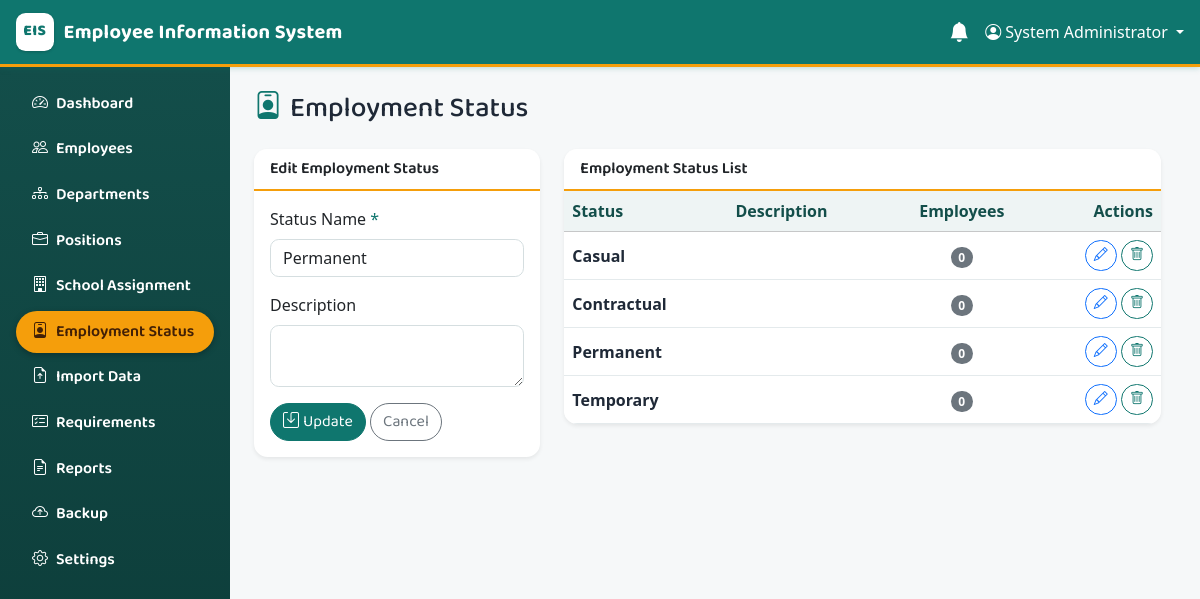
The app's page /modules/employment_statuses/index.php?edit=1 (signed in) with its own data.
### tables this page shows
CREATE TABLE `employment_statuses` (
  `employment_status_id` int unsigned NOT NULL AUTO_INCREMENT,
  `status_name` varchar(50) NOT NULL,
  `description` varchar(255) DEFAULT NULL,
  PRIMARY KEY (`employment_status_id`),
  UNIQUE KEY `uq_employment_statuses_name` (`status_name`)
);

### includes/functions.php (called while the page is built, shortened)
<?php
function e(?string $value): string
{
    return htmlspecialchars($value ?? '', ENT_QUOTES, 'UTF-8');
}

### modules/employment_statuses/index.php (the view, shortened to what this page needs)
<?php
require_once __DIR__ . '/../../config/app.php';
$editing = null;
if (isset($_GET['edit'])) {
    $stmt = $pdo->prepare('SELECT * FROM employment_statuses WHERE employment_status_id = ?');
    $stmt->execute([(int)$_GET['edit']]);
    $editing = $stmt->fetch() ?: null;
}
$statuses = $pdo->query(
    'SELECT s.employment_status_id, s.status_name, s.description,
            COUNT(e.employee_id) AS employee_count
     FROM employment_statuses s
     LEFT JOIN employees e ON e.employment_status_id = s.employment_status_id
     GROUP BY s.employment_status_id, s.status_name, s.description
     ORDER BY s.status_name'
)->fetchAll();
require __DIR__ . '/../../includes/header.php';
?>
<div class="d-flex justify-content-between align-items-center mb-4">
    <h1 class="h3 mb-0"><i class="bi bi-person-badge me-2"></i>Employment Status</h1>
</div>
<div class="row g-4">
    <div class="col-lg-4">
        <div class="card shadow-sm">
            <div class="card-header bg-white fw-semibold">
                <?= $editing ? 'Edit Employment Status' : 'Add Employment Status' ?>
            </div>
            <div class="card-body">
                <form method="post" action="save.php">
                    <div class="mb-3">
                        <label class="form-label" for="status_name">Status Name <span class="text-danger">*</span></label>
                        <input type="text" class="form-control" id="status_name" name="status_name"
                               maxlength="50" required placeholder="e.g. Permanent"
                               value="<?= e($editing['status_name'] ?? '') ?>">
                    </div>
                    <div class="mb-3">
                        <label class="form-label" for="description">Description</label>
                        <textarea class="form-control" id="description" name="description" rows="2"
                                  maxlength="255"><?= e($editing['description'] ?? '') ?></textarea>
                    </div>
                    <button type="submit" class="btn btn-danger">
                        <i class="bi bi-save me-1"></i><?= $editing ? 'Update' : 'Save' ?>
                    </button>
                    <?php if ($editing): ?>
                        <a href="index.php" class="btn btn-outline-secondary">Cancel</a>
                    <?php endif; ?>
                </form>
            </div>
        </div>
    </div>
    <div class="col-lg-8">
        <div class="card shadow-sm">
            <div class="card-header bg-white fw-semibold">Employment Status List</div>
            <div class="table-responsive">
                <table class="table table-hover align-middle mb-0">
                    <thead class="table-light">
                        <tr>
                            <th>Status</th>
                            <th>Description</th>
                            <th class="text-center">Employees</th>
                            <th class="text-end">Actions</th>
                        </tr>
                    </thead>
                    <tbody>
                    <?php foreach ($statuses as $st): ?>
                        <tr>
                            <td class="fw-semibold"><?= e($st['status_name']) ?></td>
                            <td><?= e($st['description']) ?></td>
                            <td class="text-center">
                                <span class="badge text-bg-secondary"><?= (int)$st['employee_count'] ?></span>
                            </td>
                            <td class="text-end">
                                <a href="index.php?edit=<?= (int)$st['employment_status_id'] ?>"
                                   class="btn btn-sm btn-outline-primary" title="Edit">
                                    <i class="bi bi-pencil"></i>
                                </a>
                                <form method="post" action="delete.php" class="d-inline"
                                      data-confirm="Delete employment status '<?= e($st['status_name']) ?>'? Employees with it will have no employment status.">
                                    <button type="submit" class="btn btn-sm btn-outline-danger" title="Delete">
                                        <i class="bi bi-trash"></i>
                                    </button>
                                </form>
                            </td>
                        </tr>
                    <?php endforeach; ?>
                    </tbody>
                </table>
            </div>
        </div>
    </div>
</div>
<?php require __DIR__ . '/../../includes/footer.php'; ?>

### assets/css/style.css (style rules this page uses)
:root { --eis-primary: #0f766e; --eis-primary-dark: #0b5a54; --eis-deep: #134e4a; --eis-deep-dark: #0c3a37; --eis-accent: #f59e0b; --eis-accent-dark: #d97706; --eis-surface: #f6f8f9; --eis-card: #ffffff; --eis-line: #e4eaec; --eis-text: #1f2937; --eis-muted: #64748b; }
html, body { height: 100%; }
body { padding-right: 0 !important; margin: 0; background-color: var(--eis-surface); color: var(--eis-text); display: flex; flex-direction: column; overflow: hidden; }
h1, h2, h3, h4, h5, h6, .h1, .h2, .h3, .h4, .h5, .h6, .navbar-brand, .btn, .nav-link, .card-header, .dropdown-header { font-family: 'Baloo 2', 'Segoe UI', system-ui, sans-serif; }
h1 i, .h3 i { color: var(--eis-primary); }
.text-danger { color: var(--eis-primary) !important; }
.btn-danger { background-color: var(--eis-primary); border-color: var(--eis-primary); }
.btn-outline-danger { color: var(--eis-primary); border-color: var(--eis-primary); }
.card { border: none; border-radius: .85rem; overflow: clip; background-color: var(--eis-card); box-shadow: 0 2px 8px rgba(19, 78, 74, .07); }
.card-header { background-color: var(--eis-card) !important; border-bottom: 2px solid var(--eis-accent); font-weight: 600; }
.table { --bs-table-color: var(--eis-text); border-color: var(--eis-line); }
.table-light, .table thead.table-light th { --bs-table-bg: #eef4f4; color: #134e4a; }
.btn { border-radius: 50rem; }
.form-control, .form-select { border-radius: .55rem; border-color: #d5dee0; }
.badge { border-radius: 50rem; }

### records on screen
employment_statuses: status_name "Permanent", employee_count "0"
employment_statuses: status_name "Casual", employee_count "0"
employment_statuses: status_name "Contractual", employee_count "0"
employment_statuses: status_name "Temporary", employee_count "0"

### other values on screen
APP_NAME "Employee Information System"
$_SESSION['full_name'] "System Administrator"
$item['label'] "Dashboard"
$item['label'] "Employees"
$item['label'] "Departments"
$item['label'] "Positions"
$item['label'] "School Assignment"
$item['label'] "Employment Status"
$item['label'] "Import Data"
$item['label'] "Requirements"
$item['label'] "Reports"
$item['label'] "Backup"
$item['label'] "Settings"
